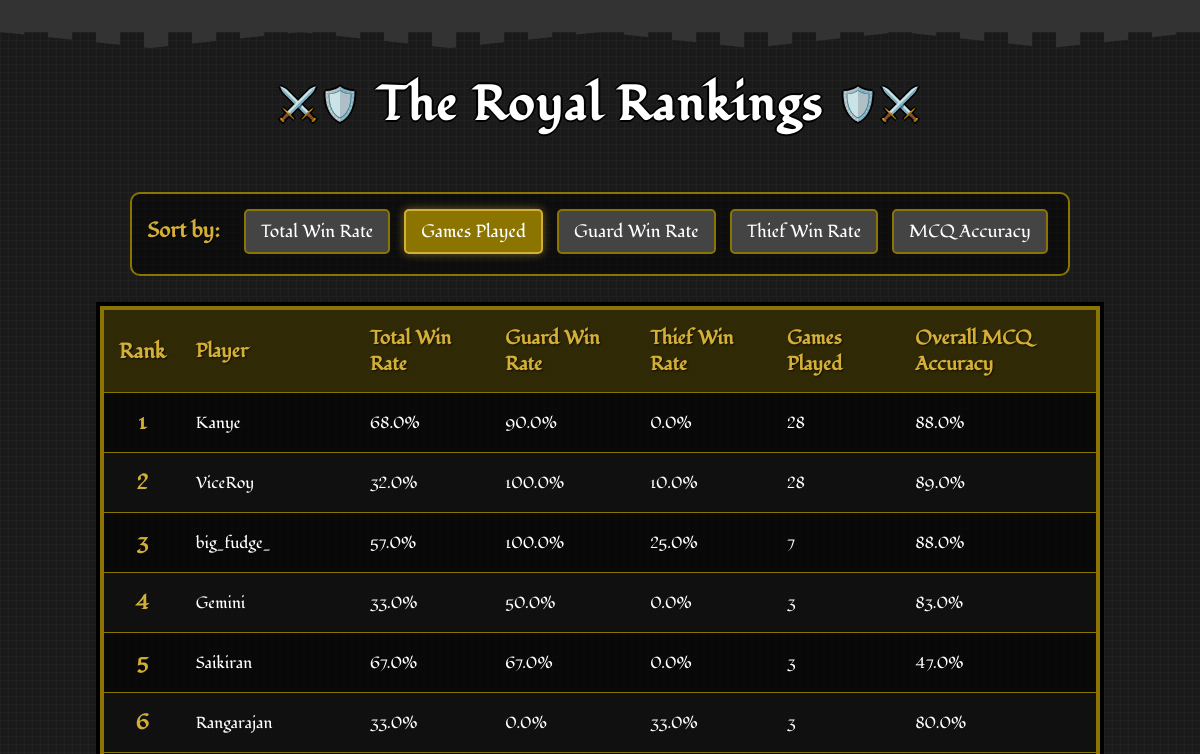
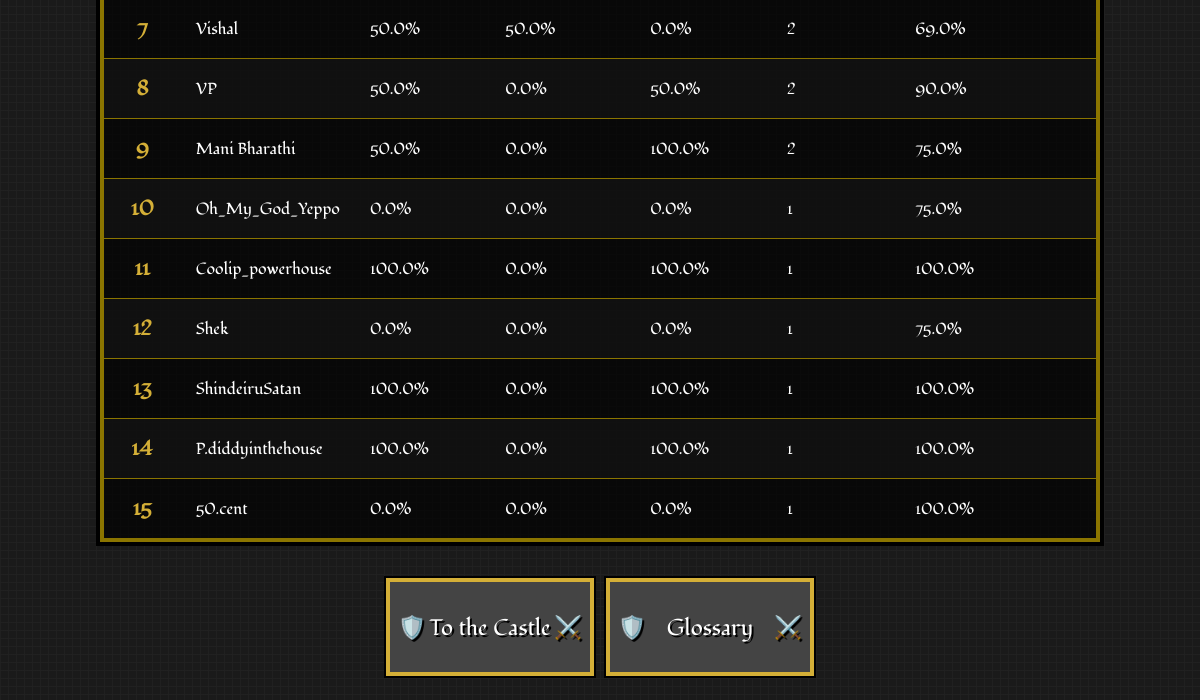
Page /leaderboard?sort_by=games_played on the earlier database version (2 pictures, top to bottom).
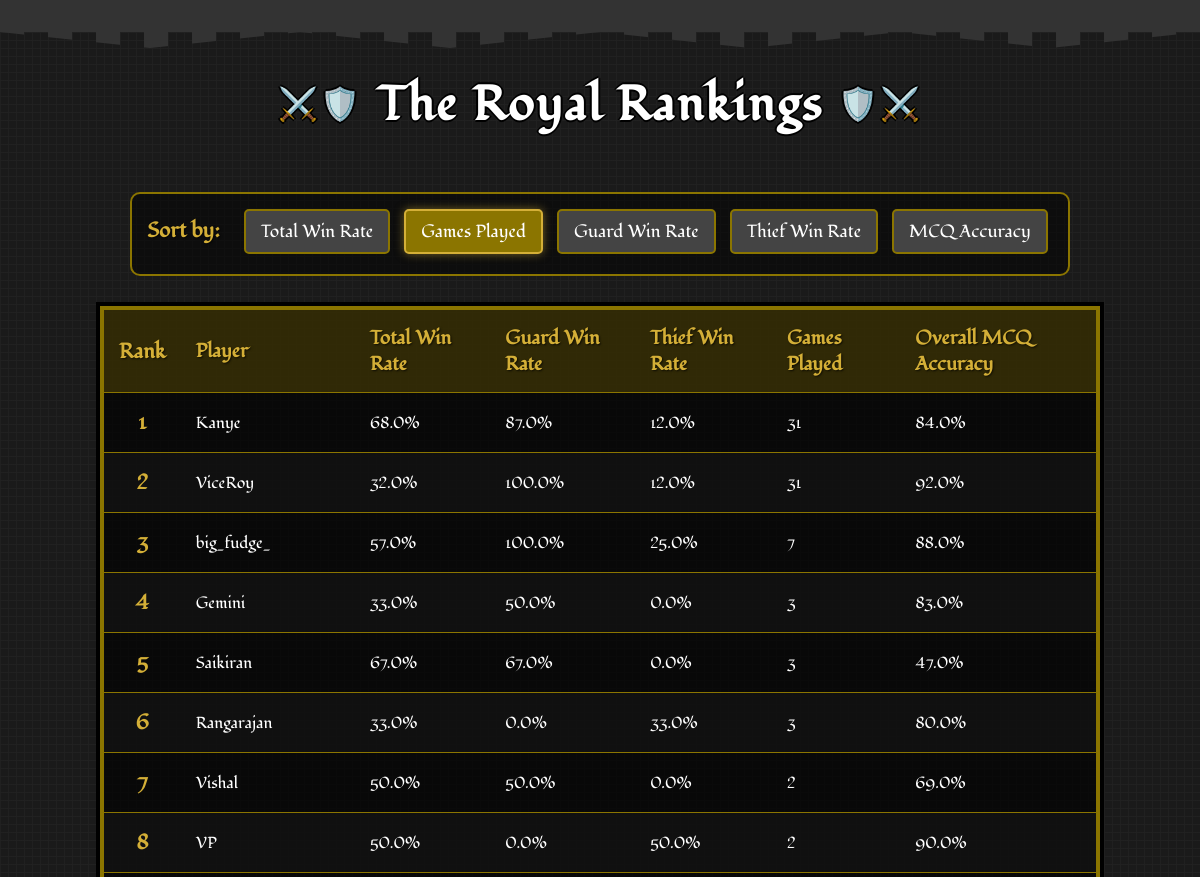
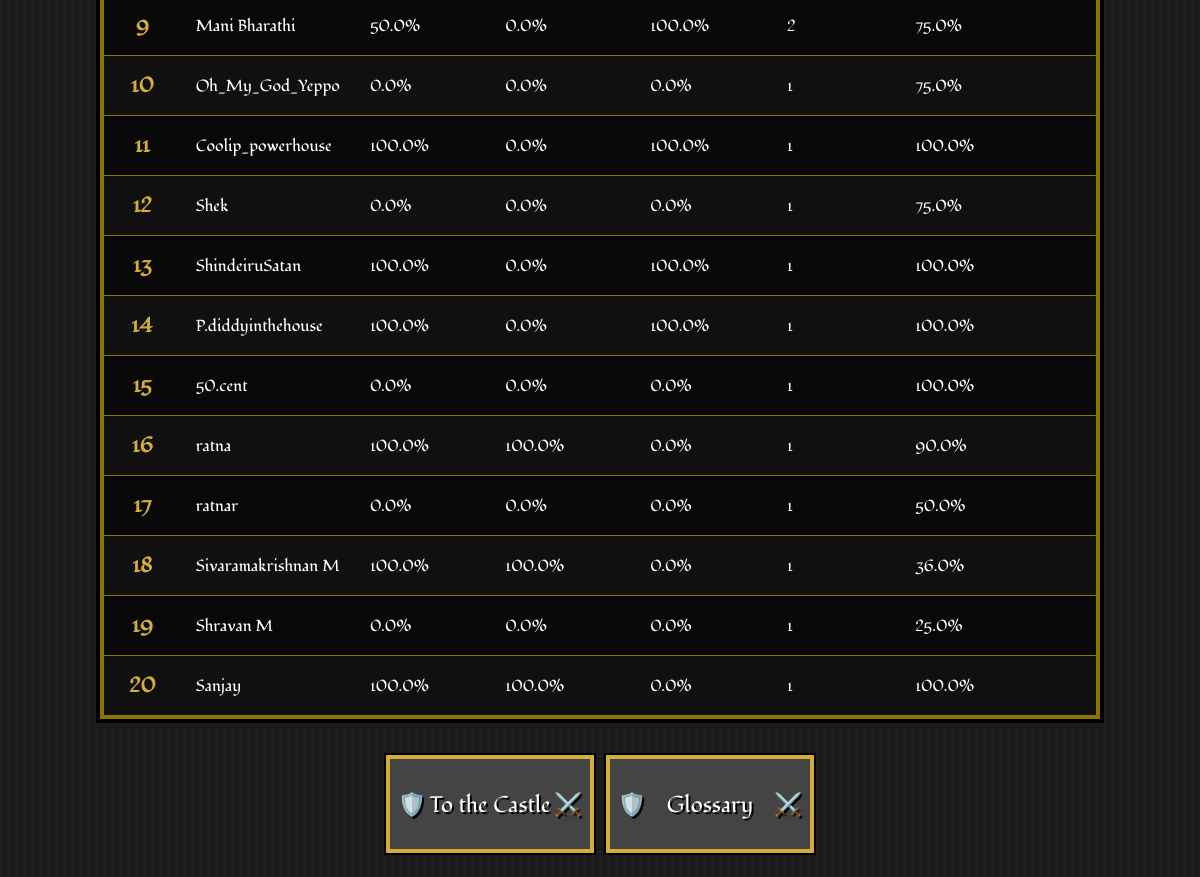
Same page on the later database version (2 pictures, top to bottom).
### app.py (models this page shows)
class PlayerStats(db.Model):
    id = db.Column(db.Integer, primary_key=True)
    user_id = db.Column(db.Integer, db.ForeignKey('user.id'), nullable=False)
    total_games_played = db.Column(db.Integer, default=0)
    games_played_as_guard = db.Column(db.Integer, default=0)
    games_played_as_thief = db.Column(db.Integer, default=0)
    total_games_won = db.Column(db.Integer, default=0)
    total_games_won_as_guard = db.Column(db.Integer, default=0)
    total_games_won_as_thief = db.Column(db.Integer, default=0)
    total_win_rate = db.Column(db.Float, default=0.0)
    win_rate_as_guard = db.Column(db.Float, default=0.0)
    win_rate_as_thief = db.Column(db.Float, default=0.0)
    total_answer_accuracy = db.Column(db.Float, default=0.0)
    total_questions_attempted = db.Column(db.Integer, default=0)
    total_right_answers = db.Column(db.Integer, default=0)
    game_right_answers = db.Column(db.Integer, default=0)
    game_total_questions = db.Column(db.Integer, default=0)
    answer_accuracy_in_last_game = db.Column(db.Float, default=0.0)

class User(db.Model):
    id = db.Column(db.Integer, primary_key=True)
    username = db.Column(db.String(40), unique=True, nullable=False)
    password_hash = db.Column(db.String(200), nullable=False)
    stats = db.relationship('PlayerStats', backref='user', uselist=False)

### app.py (the view)
@app.route('/leaderboard')
def leaderboard():
    sort_by = request.args.get('sort_by', 'total_win_rate')
    sort_options = {
        'games_played': PlayerStats.total_games_played,
        'total_win_rate': PlayerStats.total_win_rate,
        'win_rate_as_guard': PlayerStats.win_rate_as_guard,
        'win_rate_as_thief': PlayerStats.win_rate_as_thief,
        'mcq_accuracy': PlayerStats.total_answer_accuracy
    }
    sort_column = sort_options.get(sort_by, PlayerStats.total_win_rate)
    leaderboard_data = db.session.query(PlayerStats, User)\
        .join(User, PlayerStats.user_id == User.id)\
        .order_by(sort_column.desc())\
        .limit(20)\
        .all()
    return render_template('leaderboard.html',
                           leaderboard_data=leaderboard_data,
                           current_sort=sort_by)

### templates/leaderboard.html (shortened to what this page needs)
<!DOCTYPE html>
<html lang="en">
<head>
    <link rel="stylesheet" href="static/css/style.css">
    <link rel="stylesheet" href="static/css/leaderboard.css">
    <link rel="stylesheet" href="static/css/game-over.css">
</head>
<body>
    <div class="castle-top"></div>
    <h1>The Royal Rankings</h1>
    <div class="filters">
        <strong>Sort by:</strong>
        <a href="{{ url_for('leaderboard', sort_by='total_win_rate') }}"
           class="{{ 'active' if current_sort == 'total_win_rate' }}">Total Win Rate</a>
        <a href="{{ url_for('leaderboard', sort_by='games_played') }}"
           class="{{ 'active' if current_sort == 'games_played' }}">Games Played</a>
        <a href="{{ url_for('leaderboard', sort_by='win_rate_as_guard') }}"
           class="{{ 'active' if current_sort == 'win_rate_as_guard' }}">Guard Win Rate</a>
        <a href="{{ url_for('leaderboard', sort_by='win_rate_as_thief') }}"
           class="{{ 'active' if current_sort == 'win_rate_as_thief' }}">Thief Win Rate</a>
        <a href="{{ url_for('leaderboard', sort_by='mcq_accuracy') }}"
           class="{{ 'active' if current_sort == 'mcq_accuracy' }}">MCQ Accuracy</a>
    </div>
    <table>
        <thead>
            <tr>
                <th class="rank">Rank</th>
                <th>Player</th>
                <th>Total Win Rate</th>
                <th>Guard Win Rate</th>
                <th>Thief Win Rate</th>
                <th>Games Played</th>
                <th>Overall MCQ Accuracy</th>
            </tr>
        </thead>
        <tbody>
            {% for stats, user in leaderboard_data %}
            <tr>
                <td class="rank">{{ loop.index }}</td>
                <td>{{ user.username }}</td>
                <td>{{ stats.total_win_rate }}%</td>
                <td>{{ stats.win_rate_as_guard }}%</td>
                <td>{{ stats.win_rate_as_thief }}%</td>
                <td>{{ stats.total_games_played }}</td>
                <td>{{ stats.total_answer_accuracy }}%</td>
            </tr>
            {% else %}
            <tr>
                <td colspan="7" style="text-align: center;">No player data available yet.</td>
            </tr>
            {% endfor %}
        </tbody>
    </table>
    <div class="button-container">
        <a href="{{ url_for('home') }}"><button class="shield-btn game-over-btn">To the Castle</button></a>
        <a href="{{ url_for('glossary') }}"><button class="shield-btn game-over-btn">Glossary</button></a>
    </div>
</body>
</html>

### static/css/style.css (style rules this page uses)
body { font-family: "Fondamento", serif; background-color: #1a1a1a; background-image: linear-gradient(90deg, rgba(34,34,34,0.8) 1px, transparent 1px), linear-gradient(rgba(34,34,34,0.8) 1px, transparent 1px); background-size: 8px 8px; color: white; margin: 0; padding: 0; text-align: center; position: relative; min-height: 60vh; display: flex; flex-direction: column; justify-content: space-between; }
.castle-top { height: 32px; background-color: #333; position: relative; margin-bottom: 16px; image-rendering: pixelated; }
.castle-top::before { content: ""; position: absolute; top: 100%; left: 0; right: 0; height: 16px; background-image: repeating-linear-gradient(90deg, #333 0px, #333 24px, transparent 24px, transparent 48px); background-size: 48px 16px; clip-path: polygon( 0% 0%, 12.5% 100%, 25% 0%, 37.5% 100%, 50% 0%, 62.5% 100%, 75% 0%, 87.5% 100%, 100% 0% ); image-rendering: pixelated; }
h1 { font-family: "Fondamento", serif; text-align: center; font-size: 3rem; color: white; text-shadow: 2px 0 #000, -2px 0 #000, 0 2px #000, 0 -2px #000; margin: 24px 0; letter-spacing: 2px; position: relative; image-rendering: pixelated; }
h1::before { content: "⚔️🛡️"; font-size: 2rem; position: relative; top: -5px; margin: 0 15px; }
h1::after { content: "🛡️⚔️"; font-size: 2rem; position: relative; top: -5px; margin: 0 15px; }
button.shield-btn { font-family: "Fondamento", serif; background-color: #444; color: white; border: none; box-shadow: 0 0 0 4px #d4af37, 0 0 0 6px #000; padding: 14px 22px; margin: 10px; font-size: 1.4rem; cursor: pointer; position: relative; transition: all 0.2s steps(5); text-shadow: 2px 2px 0 #000; width: 200px; height: 90px; image-rendering: pixelated; }
button.shield-btn::before { content: "🛡️ "; position: absolute; left: 8px; top: 50%; transform: translateY(-50%); }

### static/css/leaderboard.css (style rules this page uses)
body { font-family: "Fondamento", serif; background-color: #1a1a1a; background-image: linear-gradient(90deg, rgba(34,34,34,0.8) 1px, transparent 1px), linear-gradient(rgba(34,34,34,0.8) 1px, transparent 1px); background-size: 8px 8px; color: white; margin: 0; padding: 0; text-align: center; }
h1 { font-family: "Fondamento", serif; text-align: center; font-size: 3rem; color: white; text-shadow: 2px 0 #000, -2px 0 #000, 0 2px #000, 0 -2px #000; margin: 24px 0; letter-spacing: 2px; }
.filters { text-align: center; margin: 30px auto; max-width: 1000px; background-color: rgba(0, 0, 0, 0.5); padding: 15px; border: 2px solid #8b7500; border-radius: 10px; }
.filters strong { color: #d4af37; font-size: 1.3rem; margin-right: 15px; text-shadow: 1px 1px 2px rgba(0, 0, 0, 0.7); }
.filters a { font-family: "Fondamento", serif; text-decoration: none; padding: 8px 15px; margin: 0 5px; border-radius: 5px; background-color: #444; color: white; border: 2px solid #8b7500; transition: all 0.2s; font-size: 1.1rem; display: inline-block; margin-bottom: 5px; }
.filters a.active { background-color: #8b7500; color: white; border-color: #d4af37; box-shadow: 0 0 10px rgba(212, 175, 55, 0.5); }
table { width: 100%; max-width: 1000px; margin: 0 auto; border-collapse: collapse; background-color: rgba(0, 0, 0, 0.7); border: 4px solid #8b7500; box-shadow: 0 0 0 4px #000; }
th, td { padding: 15px; text-align: left; border-bottom: 1px solid #8b7500; }
thead th { background-color: rgba(139, 117, 0, 0.3); color: #d4af37; font-weight: bold; text-shadow: 1px 1px 2px rgba(0, 0, 0, 0.7); font-size: 1.2rem; }
tbody tr:nth-child(even) { background-color: rgba(34, 34, 34, 0.3); }
.rank { font-weight: bold; text-align: center; color: #d4af37; font-size: 1.3rem; }
.button-container { display: flex; justify-content: center; margin: 30px auto; }
.shield-btn { font-family: "Fondamento", serif; background-color: #444; color: white; border: none; box-shadow: 0 0 0 4px #d4af37, 0 0 0 6px #000; padding: 14px 22px; margin: 10px; font-size: 1.4rem; cursor: pointer; position: relative; transition: all 0.2s steps(5); text-shadow: 2px 2px 0 #000; }

### static/css/game-over.css (style rules this page uses)
button.game-over-btn::after { content: "⚔️"; position: absolute; right: 8px; top: 50%; transform: translateY(-50%); }

Differences in the rows shown:
changed PlayerStats "Kanye": win_rate_as_guard "90.0" → "87.0"; win_rate_as_thief "0.0" → "12.0"; total_games_played "28" → "31"; total_answer_accuracy "88.0" → "84.0"
changed PlayerStats "ViceRoy": win_rate_as_thief "10.0" → "12.0"; total_games_played "28" → "31"; total_answer_accuracy "89.0" → "92.0"
added PlayerStats: username "ratna", total_win_rate "100.0", win_rate_as_guard "100.0", win_rate_as_thief "0.0", total_games_played "1", total_answer_accuracy "90.0"
added PlayerStats: username "ratnar", total_win_rate "0.0", win_rate_as_guard "0.0", win_rate_as_thief "0.0", total_games_played "1", total_answer_accuracy "50.0"
added PlayerStats: username "Sivaramakrishnan M", total_win_rate "100.0", win_rate_as_guard "100.0", win_rate_as_thief "0.0", total_games_played "1", total_answer_accuracy "36.0"
added PlayerStats: username "Shravan M", total_win_rate "0.0", win_rate_as_guard "0.0", win_rate_as_thief "0.0", total_games_played "1", total_answer_accuracy "25.0"
added PlayerStats: username "Sanjay", total_win_rate "100.0", win_rate_as_guard "100.0", win_rate_as_thief "0.0", total_games_played "1", total_answer_accuracy "100.0"
